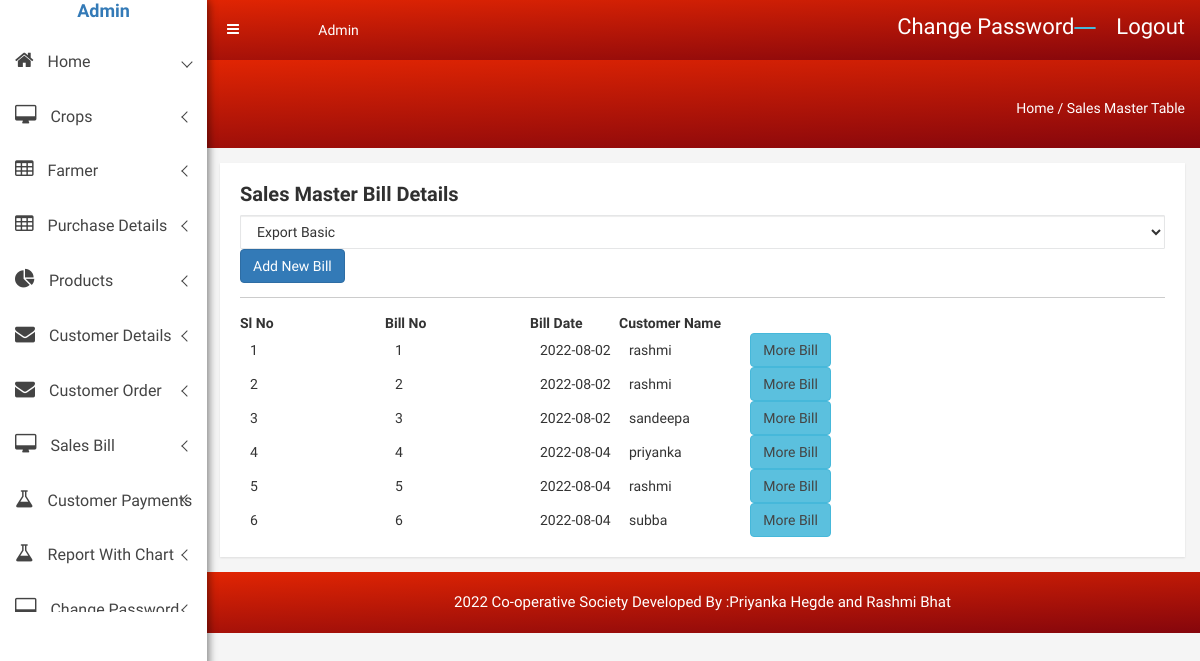
The page /admin/sales_master_view.php on the database its author committed.
### tables this page shows
CREATE TABLE `sales_master` (
  `sales_master_id` int(140) NOT NULL,
  `date` date NOT NULL,
  `customer_id` int(11) NOT NULL
);

CREATE TABLE `customer_details` (
  `customer_id` int(90) NOT NULL,
  `customer_name` varchar(100) NOT NULL,
  `customer_address` varchar(200) NOT NULL,
  `customer_city` varchar(250) NOT NULL,
  `contact_number` varchar(12) NOT NULL,
  `email` varchar(110) NOT NULL
);

### admin/sales_master_view.php (the view, shortened to what this page needs)
<?php include('meta_tag.php'); ?>
<body>
  <?php include('sidebar.php'); ?>
            <div class="breadcome-area">
                <div class="container-fluid">
                    <div class="row">
                        <div class="col-lg-12 col-md-12 col-sm-12 col-xs-12">
                            <div class="breadcome-list single-page-breadcome">
                                <div class="row">
                                    <div class="col-lg-6 col-md-6 col-sm-6 col-xs-6">
                                    </div>
                                    <div class="col-lg-6 col-md-6 col-sm-6 col-xs-6">
                                        <ul class="breadcome-menu">
                                            <li><a href="#">Home</a> <span class="bread-slash">/</span>
                                            </li>
                                            <li><span class="bread-blod">Sales Master Table</span>
                                            </li>
                                        </ul>
                                    </div>
                                </div>
                            </div>
                        </div>
                    </div>
                </div>
            </div>
        </div>
        <div class="data-table-area mg-tb-15">
            <div class="container-fluid">
                <div class="row">
                    <div class="col-lg-12 col-md-12 col-sm-12 col-xs-12">
                        <div class="sparkline13-list">
                            <div class="sparkline13-hd">
                                <div class="main-sparkline13-hd">
                                    <h1>Sales Master <span class="table-project-n">Bill</span> Details</h1>
                                </div>
                            </div>
                            <div class="sparkline13-graph">
                                <div class="datatable-dashv1-list custom-datatable-overright">
                                    <div id="toolbar">
                                        <select class="form-control">
												<option value="">Export Basic</option>
											</select>
                                    </div>
									<a href="sales_master_form.php" class="btn btn-primary">Add New Bill</a><hr>
                                    <table id="table" data-toggle="table" data-pagination="true" data-search="true" data-show-columns="true" data-show-pagination-switch="true" data-show-refresh="true" data-key-events="true" data-show-toggle="true" data-resizable="true" data-cookie="true"
                                        data-cookie-id-table="saveId" data-show-export="true" data-click-to-select="true" data-toolbar="#toolbar">
									  <thead>
      <tr>
      <th width="145">Sl No</th>
	   <th width="145">Bill No</th>
      <th width="89">Bill Date </th>
      <th width="111">Customer Name</th>
      <th width="116">&nbsp;</th>
    </tr>
	</thead>
	<body>
	<?php
	include('database.php');
	$slno=0;
$sql="select * from  sales_master sm, customer_details cd where sm.customer_id=cd.customer_id";
   $res=mysqli_query($conn,$sql);
		while($row=mysqli_fetch_array($res))
  {
  $slno=$slno+1;
  $bmid=$row["sales_master_id"];
  $dat=$row["date"];
  $cust_id=$row["customer_id"];
  $cust_name=$row["customer_name"];
  ?>
    <tr>
	 <td><?php echo $slno; ?></td>
      <td><?php echo $bmid; ?></td>
	   <td><?php echo $dat; ?></td>
	  <td><?php echo $cust_name; ?></td>
	 <td><div align="center"><a href="bill_details_more.php?bmid=<?php echo $bmid; ?>&dat=<?php echo $dat; ?>&cust_id=<?php  echo $cust_id; ?>" class="btn btn-info">More Bill</a><strong></stong></div></td>
    </tr>
	<?php
	}
  ?>
   </body>
      </table>
                                </div>
                            </div>
                        </div>
                    </div>
                </div>
            </div>
        </div>
        <?php include('footer.php'); ?>
</html>

### admin/css/main.css (style rules this page uses)
html { color: #222; font-size: 1em; line-height: 1.4; }
hr { display: block; height: 1px; border: 0; border-top: 1px solid #ccc; margin: 1em 0; padding: 0; }

### admin/style.css (style rules this page uses)
html, body { height: 100%; font-family: 'Play', sans-serif;font-weight:400;background:#f5f5f5; }
h1, h2, h3, h4, h5, h6 { margin: 0 0 10px; font-weight:700; }
ul { list-style: outside none none; margin: 0; padding: 0 }
.mg-tb-15 { margin:15px 0px; }
.breadcome-list { padding-top:30px; padding-bottom:100px; }
.form-control { background-color: #FFFFFF; background-image: none; border: 1px solid #e5e6e7; border-radius: 1px; color: inherit; display: block; padding: 6px 12px; transition: border-color 0.15s ease-in-out 0s, box-shadow 0.15s ease-in-out 0s; width: 100%; }
ul.breadcome-menu { padding-top: 8px; }
ul.breadcome-menu { text-align: right; }
ul.breadcome-menu li { font-size: 14px; display: inline-block; color:#fff; }
ul.breadcome-menu li a { color:#fff; }
.product-sales-chart, .analytics-info-cs, .tranffic-als-inner, .analytics-rounded, .single-new-trend, .personal-info-wrap, .author-widgets-single, .calender-inner, .product-status-wrap, .review-tab-pro-inner, .income-dashone-total, .analytics-adminpro-wrap, .analytics-sparkle-line, .analysis-progrebar, .sparkline8-list, .sparkline9-list, .sparkline7-list, .sparkline10-list, .sparkline12-list, .sparkline13-list, .sparkline14-list, .sparkline13-list, .sparkline11-list, .x-editable-list, .code-editor-single, .blog-details-inner, .charts-single-pro, .about-sparkline, .sparkline-list, .button-ad-wrap, .tab-content-details, .sparkline16-list, .sparkline15-list, .tinymce-single { padding:20px; background:#fff; -webkit-box-shadow: 0px 1px 2px 0px rgba(0, 0, 0, 0.1); box-shadow: 0px 1px 2px 0px rgba(0, 0, 0, 0.1); }
.breadcome-list.single-page-breadcome { padding-top: 30px; padding-bottom: 30px; }
.main-sparkline8-hd h1, .main-sparkline9-hd h1, .main-spark7-hd h1, .main-sparkline10-hd h1, .main-sparkline11-hd h1, .main-sparkline12-hd h1, .main-sparkline13-hd h1, .main-sparkline14-hd h1 { font-size:20px; color:#303030; }
.custom-datatable-overright table tbody tr td a { color: #444; font-size: 14px; }
.custom-datatable-overright table tbody tr td { padding-left: 10px !important; padding-right: 5px !important; font-size: 14px; text-align: left; }

### rows shown on the page
sales_master: sales_master_id "1", date "2022-08-02", customer.customer_name "rashmi"
sales_master: sales_master_id "2", date "2022-08-02", customer.customer_name "rashmi"
sales_master: sales_master_id "3", date "2022-08-02", customer.customer_name "sandeepa"
sales_master: sales_master_id "4", date "2022-08-04", customer.customer_name "priyanka"
sales_master: sales_master_id "5", date "2022-08-04", customer.customer_name "rashmi"
sales_master: sales_master_id "6", date "2022-08-04", customer.customer_name "subba"
